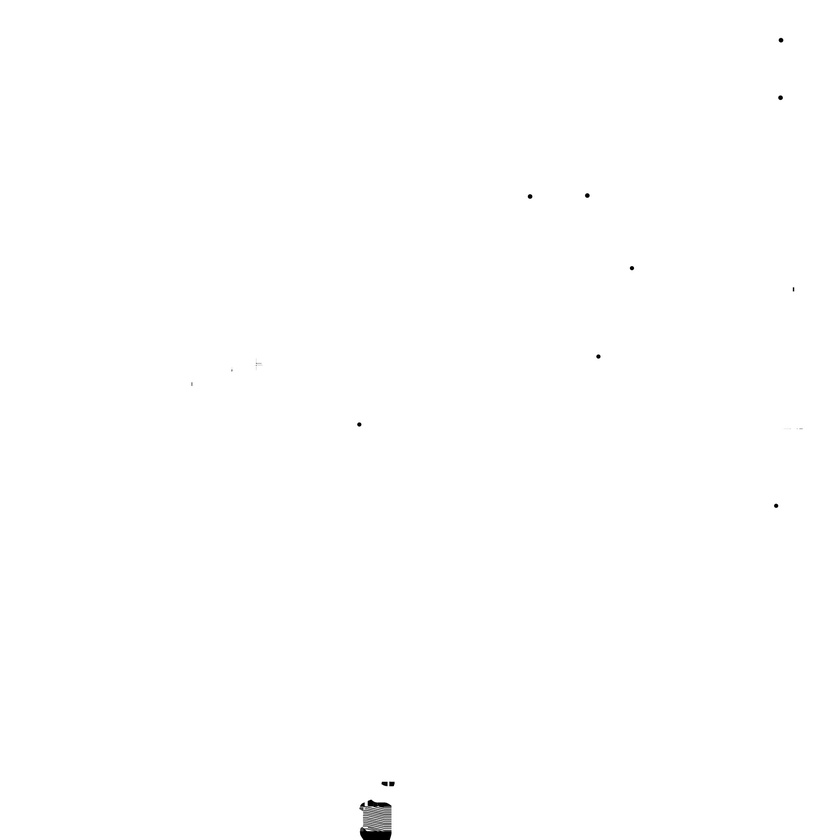
#> input picture models/mortar-grinder-vanilla/mat0_a.jpg, 840 x 840 px, shrunk from 2048 x 2048 before the run
$ python tilesheet_slicer.py ../models/mortar-grinder-vanilla/mat0_a.jpg
#> lines starting #> are read from the running program, lines starting #| are printed output that depends on the picture
#!/usr/bin/env python3
"""Slice a Project Zomboid tilesheet into individual sprites.

PZ sheets are a regular grid: 8 columns of 64x128 tiles (1x) or 128x256 (2x).
Tile size is auto-detected from the sheet width (width / cols), with the height
defaulting to 2x the width. Fully transparent cells are skipped.

Output: <out>/<sheet_name>/<sheet_name>_<index>.png  (index = row*cols + col,
the same numbering PZ uses), plus a manifest.json describing every sprite.

Usage:
  python tools/tilesheet_slicer.py <path-or-url> [--out Sprites] [--cols 8]
         [--tile-w W --tile-h H] [--trim] [--keep-empty] [--name NAME]
"""
import argparse
import io
import json
import sys
import urllib.request
from pathlib import Path
from urllib.parse import urlparse

from PIL import Image


def load(src: str) -> tuple[Image.Image, str]:
    if src.startswith(("http://", "https://")):
        req = urllib.request.Request(src, headers={"User-Agent": "tilesheet-slicer"})
        with urllib.request.urlopen(req, timeout=60) as r:
            data = r.read()
        name = Path(urlparse(src).path).stem
        return Image.open(io.BytesIO(data)).convert("RGBA"), name
    p = Path(src)
    return Image.open(p).convert("RGBA"), p.stem


def slice_sheet(img, name, out_root, cols=8, tile_w=None, tile_h=None,
                trim=False, keep_empty=False, only=None):
    W, H = img.size
    tile_w = tile_w or W // cols
    tile_h = tile_h or tile_w * 2
    if W % tile_w or H % tile_h:
        print(f"warning: {W}x{H} is not a multiple of tile {tile_w}x{tile_h}; "
              "edge remainder is ignored", file=sys.stderr)
    cols = W // tile_w
    rows = H // tile_h

    out = Path(out_root) / name
    out.mkdir(parents=True, exist_ok=True)
    manifest = {"sheet": name, "sheet_size": [W, H], "tile_size": [tile_w, tile_h],
                "cols": cols, "rows": rows, "sprites": []}

    for r in range(rows):
        for c in range(cols):
            box = (c * tile_w, r * tile_h, (c + 1) * tile_w, (r + 1) * tile_h)
            tile = img.crop(box)
            bbox = tile.getchannel("A").getbbox()
            if bbox is None and not keep_empty and only is None:
                continue
            idx = r * cols + c
            if only is not None and idx not in only:
                continue
            sprite = tile.crop(bbox) if (trim and bbox) else tile
            fname = f"{name}_{idx}.png"
            sprite.save(out / fname)
            manifest["sprites"].append({
                "file": fname, "index": idx, "col": c, "row": r,
                "cell": list(box), "content_bbox": list(bbox) if bbox else None,
                "empty": bbox is None,
            })

    (out / "manifest.json").write_text(json.dumps(manifest, indent=2))
    return out, len(manifest["sprites"]), cols * rows


def main():
    ap = argparse.ArgumentParser(description=__doc__,
                                 formatter_class=argparse.RawDescriptionHelpFormatter)
    ap.add_argument("source", help="tilesheet file path or URL")
    ap.add_argument("--out", default="Sprites", help="root output folder (default: Sprites)")
    ap.add_argument("--name", help="override sheet/sprite name")
    ap.add_argument("--cols", type=int, default=8, help="columns in sheet (default 8)")
    ap.add_argument("--tile-w", type=int, help="tile width px (default: width/cols)")
    ap.add_argument("--tile-h", type=int, help="tile height px (default: 2*tile width)")
    ap.add_argument("--trim", action="store_true", help="crop each sprite to its content")
    ap.add_argument("--keep-empty", action="store_true", help="also save empty cells")
    a = ap.parse_args()

    img, name = load(a.source)
#> name = 'mat0_a'
    out, n, total = slice_sheet(img, a.name or name, a.out, a.cols,
                                a.tile_w, a.tile_h, a.trim, a.keep_empty)
#> the loop in slice_sheet, `for r in range(rows):` made 4 passes
#> pass 1, in slice_sheet, `sprite.save(out / fname)`:
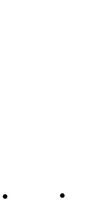
#> saved as mat0_a_5.png: PIL image 105x210 RGBA; mean R, G, B, A 254.6, 254.6, 254.6, 255
#> pass 1, in slice_sheet, `sprite.save(out / fname)`:
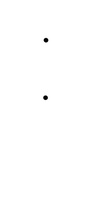
#> saved as mat0_a_7.png: PIL image 105x210 RGBA; mean R, G, B, A 254.6, 254.6, 254.6, 255
#> n = 32; total = 32
    print(f"{n}/{total} sprites saved to {out}")
#| 32/32 sprites saved to Sprites/mat0_a


if __name__ == "__main__":
    main()
